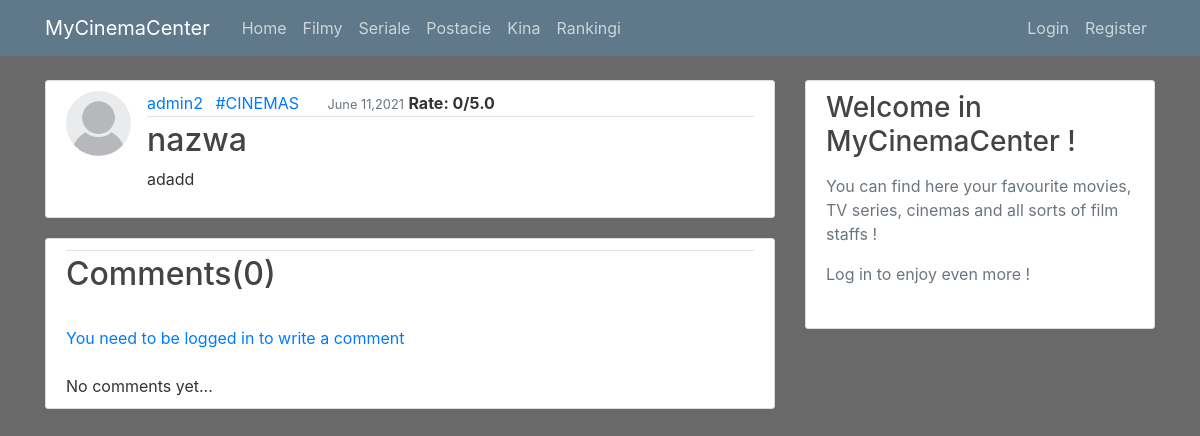
Screenshot of /news/2/ with the database file from the repository.
### mycinema/models.py (models this page shows, shortened)
class CommonInfo(models.Model):
    class Meta:
        abstract = True
    short_description = models.CharField(max_length=100, default="")
    main_description = models.TextField(blank=True)
    total_rating = models.FloatField(default=0)
    is_accepted = models.BooleanField(default=False)
    author = models.ForeignKey(User, on_delete=models.RESTRICT, related_name='%(app_label)s_%(class)sauthor')
    moderator = models.CharField(max_length=50, default="-")
    opinion_counter = models.IntegerField(default=0)
    subscribed_by = models.ManyToManyField(User, related_name='%(app_label)s_%(class)subscriptions')
    def get_total_rate(self):
        total_rating = 0
        iterator = 0
        for op in self.opinions.all():
            total_rating = total_rating + op.rating
            iterator = iterator + 1
        if iterator != 0:
            return total_rating / iterator
        else:
            return 0

class News(CommonInfo):
    title = models.CharField(max_length=100)
    category = models.CharField(max_length=50, null=True, choices=CATEGORY)
    date_posted = models.DateTimeField(default=timezone.now)

### users/models.py (models this page shows, shortened)
class Profile(models.Model):
    user = models.OneToOneField(User, on_delete=models.CASCADE)
    image = models.ImageField(default='default.jpg', upload_to='profile_pics')

### mycinema/views.py (the view, shortened to what this page needs)
# urls.py: path('news/<int:pk>/', PostDetailView.as_view(), name='news-detail'),
class PostDetailView(DetailView):
    model = News

### mycinema/templates/mycinema/news_detail.html (shortened to what this page needs)
{% extends "mycinema/base.html" %}
{% block content %}
    <article class="media content-section">
        <img class="rounded-circle article-img" src="{{ object.author.profile.image.url }}">
        <div class="media-body">
            <div class="article-metadata">
                <a class="mr-2" href="#">{{ object.author }}</a>
                <a class="mr-4" href="#">#{{ object.category }}</a>
                <small class="text-muted">{{ object.date_posted|date:"F d,Y" }}</small>
                <strong>Rate: {{ object.get_total_rate }}/5.0</strong>
            </div>
            <h2 class="article-title">{{ object.title }}</h2>
            <p class="article-content">{{ object.main_description }}</p>
        </div>
    </article>
    {% include "mycinema/display_opinions.html" with OBJ=news URL="opinion-create" %}
{% endblock content %}

### mycinema/templates/mycinema/display_opinions.html (shortened to what this page needs)
<article class="media content-section">
    <div class="media-body">
        <div class="article-metadata">
        </div>
        <h2> Comments({{ OBJ.opinions.count }}) </h2>
        {% if user.is_authenticated %}
            <a href="{% url URL object.id %}"> Add comment</a>
        {% else %}
            <a href="#"> You need to be logged in to write a comment </a>
        {% endif %}
        {% if not OBJ.opinions.all %}
            No comments yet...
        {% endif %}
    </div>
</article>

### mycinema/static/mycinema/main.css (style rules this page uses)
body { background: #696969; color: #333333; margin-top: 5rem; }
h1, h2, h3, h4, h5, h6 { color: #444444; }
.content-section { background: #ffffff; padding: 10px 20px; border: 1px solid #dddddd; border-radius: 3px; margin-bottom: 20px; }
.article-title { color: #444444; }
.article-content { white-space: pre-line; }
.article-img { height: 65px; width: 65px; margin-right: 16px; }
.article-metadata { padding-bottom: 1px; margin-bottom: 4px; border-bottom: 1px solid #e3e3e3 }

### rows the page displays
News: author.profile.image (placeholder picture), author "admin2", category "CINEMAS", date_posted "June 11,2021", get_total_rate "0", title "nazwa", main_description "adadd", opinions.count "0"
